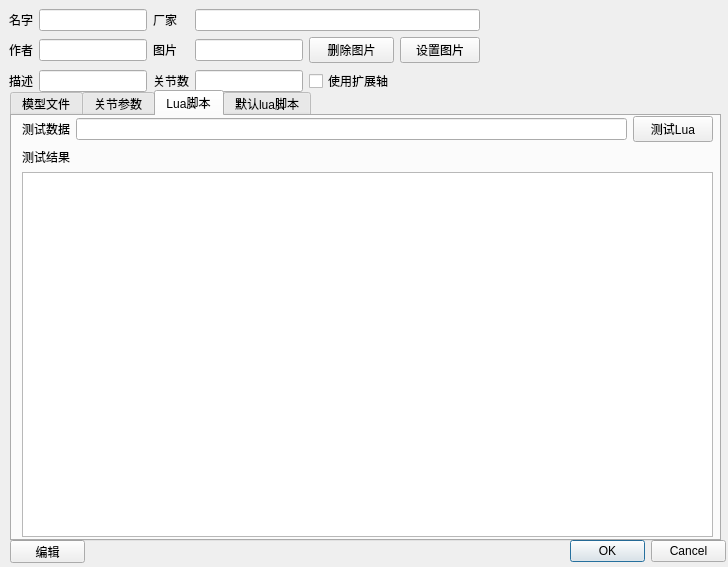
<?xml version="1.0" encoding="UTF-8"?>
<ui version="4.0">
 <class>CreateRobotConfigDialog</class>
 <widget class="QDialog" name="CreateRobotConfigDialog">
  <property name="geometry">
   <rect>
    <x>0</x>
    <y>0</y>
    <width>728</width>
    <height>567</height>
   </rect>
  </property>
  <property name="windowTitle">
   <string>Dialog</string>
  </property>
  <widget class="QDialogButtonBox" name="buttonBox">
   <property name="geometry">
    <rect>
     <x>570</x>
     <y>540</y>
     <width>156</width>
     <height>23</height>
    </rect>
   </property>
   <property name="orientation">
    <enum>Qt::Horizontal</enum>
   </property>
   <property name="standardButtons">
    <set>QDialogButtonBox::Cancel|QDialogButtonBox::Ok</set>
   </property>
  </widget>
  <widget class="QWidget" name="layoutWidget">
   <property name="geometry">
    <rect>
     <x>9</x>
     <y>9</y>
     <width>711</width>
     <height>77</height>
    </rect>
   </property>
   <layout class="QGridLayout" name="gridLayout">
    <property name="sizeConstraint">
     <enum>QLayout::SetFixedSize</enum>
    </property>
    <item row="1" column="2">
     <widget class="QLabel" name="label_6">
      <property name="text">
       <string>图片</string>
      </property>
     </widget>
    </item>
    <item row="1" column="5">
     <widget class="QPushButton" name="setpng">
      <property name="sizePolicy">
       <sizepolicy hsizetype="Fixed" vsizetype="Fixed">
        <horstretch>0</horstretch>
        <verstretch>0</verstretch>
       </sizepolicy>
      </property>
      <property name="text">
       <string>设置图片</string>
      </property>
     </widget>
    </item>
    <item row="0" column="2">
     <widget class="QLabel" name="label_2">
      <property name="text">
       <string>厂家</string>
      </property>
     </widget>
    </item>
    <item row="1" column="1">
     <widget class="QLineEdit" name="author"/>
    </item>
    <item row="0" column="3" colspan="3">
     <widget class="QLineEdit" name="factory"/>
    </item>
    <item row="2" column="2">
     <widget class="QLabel" name="label_7">
      <property name="text">
       <string>关节数</string>
      </property>
     </widget>
    </item>
    <item row="2" column="1">
     <widget class="QLineEdit" name="description"/>
    </item>
    <item row="0" column="1">
     <widget class="QLineEdit" name="name"/>
    </item>
    <item row="1" column="4">
     <widget class="QPushButton" name="delpng">
      <property name="text">
       <string>删除图片</string>
      </property>
     </widget>
    </item>
    <item row="2" column="3">
     <widget class="QLineEdit" name="joint_number"/>
    </item>
    <item row="2" column="0">
     <widget class="QLabel" name="label_4">
      <property name="text">
       <string>描述</string>
      </property>
     </widget>
    </item>
    <item row="0" column="0">
     <widget class="QLabel" name="label">
      <property name="text">
       <string>名字</string>
      </property>
     </widget>
    </item>
    <item row="1" column="0">
     <widget class="QLabel" name="label_3">
      <property name="text">
       <string>作者</string>
      </property>
     </widget>
    </item>
    <item row="1" column="3">
     <widget class="QLineEdit" name="png">
      <property name="sizePolicy">
       <sizepolicy hsizetype="Expanding" vsizetype="Fixed">
        <horstretch>0</horstretch>
        <verstretch>0</verstretch>
       </sizepolicy>
      </property>
     </widget>
    </item>
    <item row="2" column="4">
     <widget class="QCheckBox" name="externAxis_checkBox">
      <property name="text">
       <string>使用扩展轴</string>
      </property>
     </widget>
    </item>
   </layout>
  </widget>
  <widget class="QPushButton" name="edit_enable">
   <property name="geometry">
    <rect>
     <x>10</x>
     <y>540</y>
     <width>75</width>
     <height>23</height>
    </rect>
   </property>
   <property name="text">
    <string>编辑</string>
   </property>
  </widget>
  <widget class="QTabWidget" name="tabWidget">
   <property name="geometry">
    <rect>
     <x>10</x>
     <y>90</y>
     <width>711</width>
     <height>451</height>
    </rect>
   </property>
   <property name="currentIndex">
    <number>2</number>
   </property>
   <widget class="QWidget" name="model_tab">
    <attribute name="title">
     <string>模型文件</string>
    </attribute>
    <widget class="QListView" name="stepfiles">
     <property name="geometry">
      <rect>
       <x>10</x>
       <y>40</y>
       <width>691</width>
       <height>381</height>
      </rect>
     </property>
     <property name="sizePolicy">
      <sizepolicy hsizetype="Expanding" vsizetype="Fixed">
       <horstretch>0</horstretch>
       <verstretch>0</verstretch>
      </sizepolicy>
     </property>
    </widget>
    <widget class="QWidget" name="layoutWidget">
     <property name="geometry">
      <rect>
       <x>20</x>
       <y>10</y>
       <width>224</width>
       <height>25</height>
      </rect>
     </property>
     <layout class="QHBoxLayout" name="horizontalLayout">
      <item>
       <widget class="QLabel" name="label_5">
        <property name="text">
         <string>模型文件：</string>
        </property>
       </widget>
      </item>
      <item>
       <widget class="QPushButton" name="add">
        <property name="text">
         <string>选择</string>
        </property>
       </widget>
      </item>
      <item>
       <widget class="QPushButton" name="remove">
        <property name="text">
         <string>清空</string>
        </property>
       </widget>
      </item>
     </layout>
    </widget>
   </widget>
   <widget class="QWidget" name="joint_tab">
    <attribute name="title">
     <string>关节参数</string>
    </attribute>
    <widget class="QScrollArea" name="scrollArea">
     <property name="geometry">
      <rect>
       <x>0</x>
       <y>30</y>
       <width>701</width>
       <height>391</height>
      </rect>
     </property>
     <property name="sizePolicy">
      <sizepolicy hsizetype="Preferred" vsizetype="Preferred">
       <horstretch>0</horstretch>
       <verstretch>0</verstretch>
      </sizepolicy>
     </property>
     <property name="widgetResizable">
      <bool>true</bool>
     </property>
     <widget class="QWidget" name="scrollAreaWidgetContents">
      <property name="geometry">
       <rect>
        <x>0</x>
        <y>0</y>
        <width>699</width>
        <height>389</height>
       </rect>
      </property>
     </widget>
    </widget>
    <widget class="QCheckBox" name="dh_enable_checkBox">
     <property name="geometry">
      <rect>
       <x>10</x>
       <y>10</y>
       <width>121</width>
       <height>16</height>
      </rect>
     </property>
     <property name="text">
      <string>使用自建模型</string>
     </property>
    </widget>
    <widget class="QCheckBox" name="dh_param_checkbox">
     <property name="geometry">
      <rect>
       <x>150</x>
       <y>10</y>
       <width>141</width>
       <height>16</height>
      </rect>
     </property>
     <property name="text">
      <string>使用DH参数</string>
     </property>
    </widget>
   </widget>
   <widget class="QWidget" name="lua_tab">
    <attribute name="title">
     <string>Lua脚本</string>
    </attribute>
    <widget class="QLabel" name="test_lua_result">
     <property name="geometry">
      <rect>
       <x>70</x>
       <y>30</y>
       <width>621</width>
       <height>41</height>
      </rect>
     </property>
     <property name="text">
      <string/>
     </property>
     <property name="wordWrap">
      <bool>true</bool>
     </property>
    </widget>
    <widget class="QWidget" name="">
     <property name="geometry">
      <rect>
       <x>10</x>
       <y>0</y>
       <width>691</width>
       <height>421</height>
      </rect>
     </property>
     <layout class="QVBoxLayout" name="verticalLayout">
      <item>
       <layout class="QHBoxLayout" name="horizontalLayout_2">
        <item>
         <widget class="QLabel" name="label_8">
          <property name="text">
           <string>测试数据</string>
          </property>
         </widget>
        </item>
        <item>
         <widget class="QLineEdit" name="test_lua_data"/>
        </item>
        <item>
         <widget class="QPushButton" name="test_lua">
          <property name="text">
           <string>测试Lua</string>
          </property>
         </widget>
        </item>
       </layout>
      </item>
      <item>
       <widget class="QLabel" name="label_9">
        <property name="text">
         <string>测试结果</string>
        </property>
       </widget>
      </item>
      <item>
       <widget class="QCodeEditor" name="luatextEdit"/>
      </item>
     </layout>
    </widget>
   </widget>
   <widget class="QWidget" name="tab">
    <attribute name="title">
     <string>默认lua脚本</string>
    </attribute>
    <widget class="QCodeEditor" name="plainTextEdit">
     <property name="geometry">
      <rect>
       <x>10</x>
       <y>10</y>
       <width>681</width>
       <height>411</height>
      </rect>
     </property>
     <property name="plainText">
      <string>-- 请在内部完善函数体，不要修改函数名和参数，需要返回一个浮点数组

-- 更新关节坐标
function hc_updateJoints(joints_in) 
-- 请在此处写 
-- 定义一个数组,输出关节坐标 
local joints_out = {} 
 
-- 给数组赋值 
joints_out[1] = joints_in[1] 
joints_out[2] = joints_in[2] 
joints_out[3] = joints_in[3] 
joints_out[4] = joints_in[4] 
joints_out[5] = joints_in[5] 
joints_out[6] = joints_in[6] 
 
return joints_out 
end

-- 更新基座坐标
function hc_updateBaseJoints(joints_in) 
-- 请在此处写 
-- 定义一个数组,输出基座坐标 长度为6
local joints_out = {} 
 
-- 给数组赋值 
joints_out[1] = joints_in[7] 
joints_out[2] = 0 
joints_out[3] = 0 
joints_out[4] = 0 
joints_out[5] = 0 
joints_out[6] = 0 
 
return joints_out 
end</string>
     </property>
    </widget>
   </widget>
  </widget>
 </widget>
 <customwidgets>
  <customwidget>
   <class>QCodeEditor</class>
   <extends>QPlainTextEdit</extends>
   <header location="global">QCodeEditor.hpp</header>
  </customwidget>
 </customwidgets>
 <resources/>
 <connections>
  <connection>
   <sender>buttonBox</sender>
   <signal>accepted()</signal>
   <receiver>CreateRobotConfigDialog</receiver>
   <slot>accept()</slot>
   <hints>
    <hint type="sourcelabel">
     <x>248</x>
     <y>254</y>
    </hint>
    <hint type="destinationlabel">
     <x>157</x>
     <y>274</y>
    </hint>
   </hints>
  </connection>
  <connection>
   <sender>buttonBox</sender>
   <signal>rejected()</signal>
   <receiver>CreateRobotConfigDialog</receiver>
   <slot>reject()</slot>
   <hints>
    <hint type="sourcelabel">
     <x>316</x>
     <y>260</y>
    </hint>
    <hint type="destinationlabel">
     <x>286</x>
     <y>274</y>
    </hint>
   </hints>
  </connection>
 </connections>
</ui>
